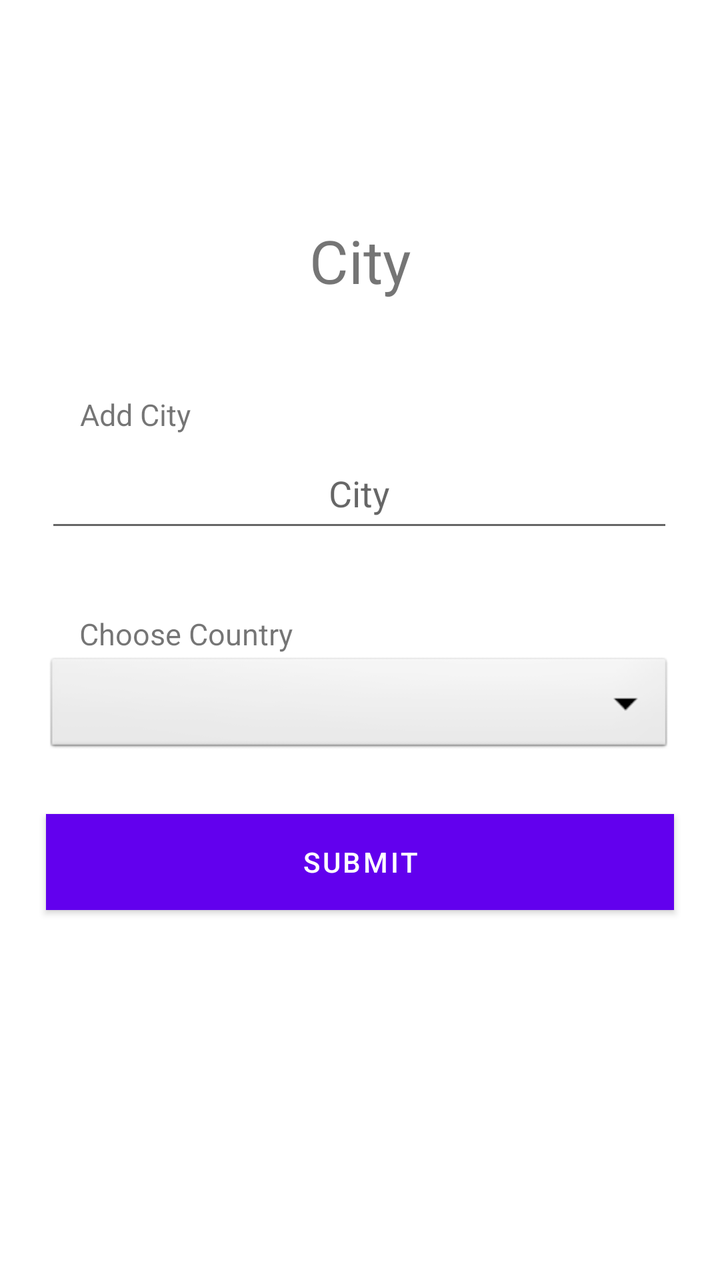
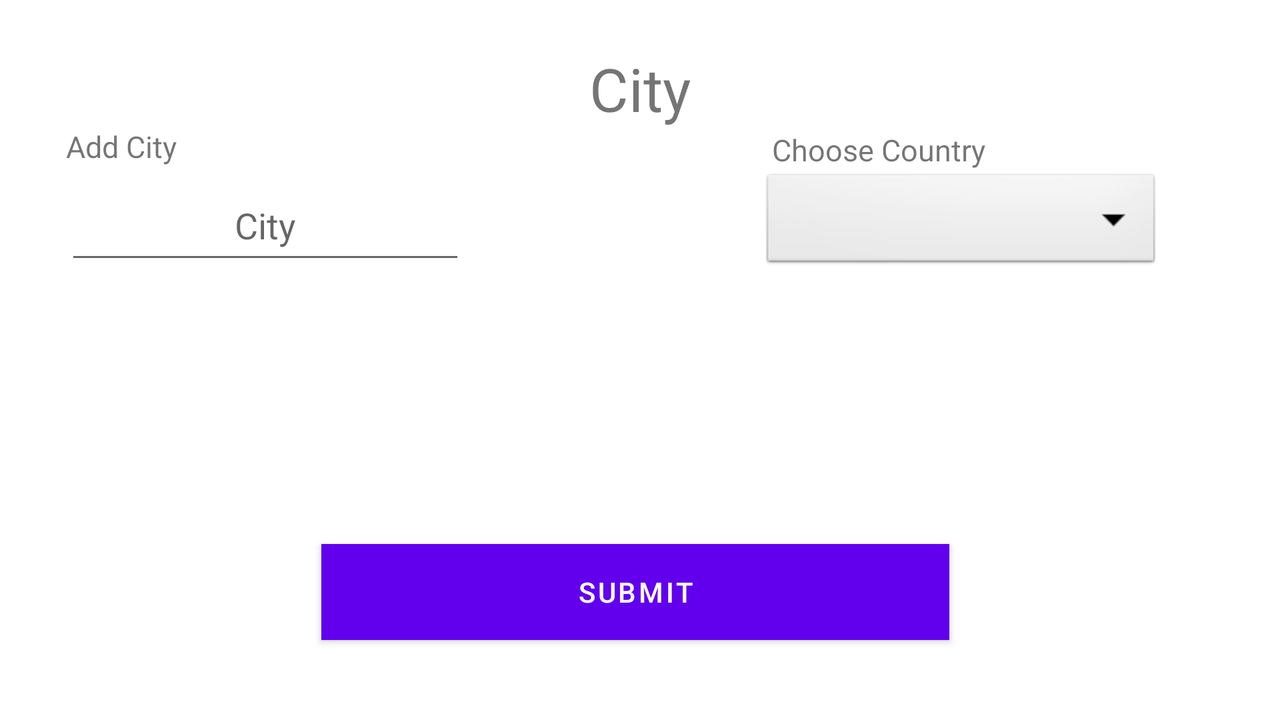

An Android layout and its configuration variant, each rendered on a device that would load it. The default file and the variant file are quoted in full after the pictures.
<!-- AndroidManifest.xml: application theme Theme.Travelody -->
<!-- res/layout/fragment_city_add.xml -->
<?xml version="1.0" encoding="utf-8"?>
<androidx.constraintlayout.widget.ConstraintLayout xmlns:android="http://schemas.android.com/apk/res/android"
    xmlns:app="http://schemas.android.com/apk/res-auto"
    xmlns:tools="http://schemas.android.com/tools"
    android:layout_width="match_parent"
    android:layout_height="match_parent"
    tools:context=".Controller.CityAdd">


    <TextView
        android:id="@+id/trip"
        android:layout_width="293dp"
        android:layout_height="41dp"
        android:layout_marginStart="50dp"
        android:layout_marginTop="50dp"
        android:layout_marginEnd="50dp"
        android:text="City"
        android:textAlignment="center"
        android:textSize="30dp"
        app:layout_constraintBottom_toBottomOf="parent"
        app:layout_constraintEnd_toEndOf="parent"
        app:layout_constraintStart_toStartOf="parent"
        app:layout_constraintTop_toTopOf="parent"
        app:layout_constraintVertical_bias="0.109" />

    <TextView
        android:id="@+id/textView5"
        android:layout_width="98dp"
        android:layout_height="22dp"
        android:text="Add City"
        android:textSize="15dp"
        app:layout_constraintBottom_toTopOf="@+id/editTextTextPersonName3"
        app:layout_constraintEnd_toEndOf="parent"
        app:layout_constraintHorizontal_bias="0.153"
        app:layout_constraintStart_toStartOf="parent"
        app:layout_constraintTop_toBottomOf="@+id/trip"
        app:layout_constraintVertical_bias="1.0" />

    <EditText
        android:id="@+id/editTextTextPersonName3"
        android:layout_width="314dp"
        android:layout_height="52dp"
        android:layout_marginTop="68dp"
        android:ems="10"
        android:inputType="textCapCharacters"
        android:hint="City"
        android:textAlignment="center"
        app:layout_constraintEnd_toEndOf="parent"
        app:layout_constraintHorizontal_bias="0.494"
        app:layout_constraintStart_toStartOf="parent"
        app:layout_constraintTop_toBottomOf="@+id/trip" />

    <Button
        android:id="@+id/button2"
        android:layout_width="314dp"
        android:layout_height="48dp"
        android:layout_marginTop="28dp"
        android:background="@color/brown"
        android:text="Submit"
        app:layout_constraintEnd_toEndOf="parent"
        app:layout_constraintStart_toStartOf="parent"
        app:layout_constraintTop_toBottomOf="@+id/spinner1"
        tools:ignore="TextContrastCheck" />

    <TextView
        android:id="@+id/textView"
        android:layout_width="wrap_content"
        android:layout_height="wrap_content"
        android:text="Choose Country"
        android:textSize="15dp"
        app:layout_constraintBottom_toTopOf="@+id/spinner1"
        app:layout_constraintEnd_toEndOf="parent"
        app:layout_constraintHorizontal_bias="0.157"
        app:layout_constraintStart_toStartOf="parent" />

    <Spinner
        android:id="@+id/spinner1"
        android:layout_width="314dp"
        android:layout_height="52dp"
        android:layout_marginTop="56dp"
        android:background="@android:drawable/btn_dropdown"
        android:spinnerMode="dropdown"
        app:layout_constraintEnd_toEndOf="parent"
        app:layout_constraintHorizontal_bias="0.494"
        app:layout_constraintStart_toStartOf="parent"
        app:layout_constraintTop_toBottomOf="@+id/editTextTextPersonName3"
        tools:ignore="SpeakableTextPresentCheck" />


</androidx.constraintlayout.widget.ConstraintLayout>
<!-- resources referenced by this layout -->
<resources>
  <color name="brown">#C6B497</color>
  <style name="Theme.Travelody" parent="Theme.MaterialComponents.DayNight.DarkActionBar">
          
          <item name="colorPrimary">@color/purple_500</item>
          <item name="colorPrimaryVariant">@color/purple_700</item>
          <item name="colorOnPrimary">@color/white</item>
          
          <item name="colorSecondary">@color/teal_200</item>
          <item name="colorSecondaryVariant">@color/teal_700</item>
          <item name="colorOnSecondary">@color/black</item>
          
          <item name="android:statusBarColor" tools:targetApi="l">?attr/colorPrimaryVariant</item>
          
      </style>
  <color name="purple_500">#FF6200EE</color>
  <color name="purple_700">#FF3700B3</color>
  <color name="white">#FFFFFFFF</color>
  <color name="teal_200">#FF03DAC5</color>
  <color name="teal_700">#FF018786</color>
  <color name="black">#FF000000</color>
</resources>
<!-- res/layout-land/fragment_city_add.xml (the repository's variant of the layout above) -->
<!-- drawn on the phone turned sideways -->
<?xml version="1.0" encoding="utf-8"?>
<androidx.constraintlayout.widget.ConstraintLayout xmlns:android="http://schemas.android.com/apk/res/android"
    xmlns:app="http://schemas.android.com/apk/res-auto"
    xmlns:tools="http://schemas.android.com/tools"
    android:layout_width="match_parent"
    android:layout_height="match_parent"
    tools:context=".Controller.CityAdd">


    <TextView
        android:id="@+id/CityAddTitle"
        android:layout_width="293dp"
        android:layout_height="41dp"
        android:layout_marginStart="50dp"
        android:layout_marginTop="24dp"
        android:layout_marginEnd="50dp"
        android:text="City"
        android:textAlignment="center"
        android:textSize="30dp"
        app:layout_constraintEnd_toEndOf="parent"
        app:layout_constraintStart_toStartOf="parent"
        app:layout_constraintTop_toTopOf="parent" />

    <TextView
        android:id="@+id/CountryAddText"
        android:layout_width="98dp"
        android:layout_height="22dp"
        android:text="Add City"
        android:textSize="15dp"
        app:layout_constraintBottom_toTopOf="@+id/CityAddEditText"
        app:layout_constraintEnd_toEndOf="parent"
        app:layout_constraintHorizontal_bias="0.061"
        app:layout_constraintStart_toStartOf="parent"
        app:layout_constraintTop_toBottomOf="@+id/CityAddTitle"
        app:layout_constraintVertical_bias="1.0" />

    <EditText
        android:id="@+id/CityAddEditText"
        android:layout_width="200dp"
        android:layout_height="52dp"
        android:layout_marginTop="20dp"
        android:ems="10"
        android:hint="City"
        android:inputType="textCapCharacters"
        android:textAlignment="center"
        app:layout_constraintEnd_toEndOf="parent"
        app:layout_constraintHorizontal_bias="0.074"
        app:layout_constraintStart_toStartOf="parent"
        app:layout_constraintTop_toBottomOf="@+id/CityAddTitle" />

    <Button
        android:id="@+id/CityAddSubmit"
        android:layout_width="314dp"
        android:layout_height="48dp"
        android:layout_marginBottom="40dp"
        android:background="@color/brown"
        android:text="Submit"
        app:layout_constraintBottom_toBottomOf="parent"
        app:layout_constraintEnd_toEndOf="parent"
        app:layout_constraintHorizontal_bias="0.493"
        app:layout_constraintStart_toStartOf="parent"
        tools:ignore="TextContrastCheck" />

    <TextView
        android:id="@+id/CityAddChooseCountryText"
        android:layout_width="wrap_content"
        android:layout_height="wrap_content"
        android:text="Choose Country"
        android:textSize="15dp"
        app:layout_constraintBottom_toTopOf="@+id/CityAddChooseCountry"
        app:layout_constraintEnd_toEndOf="parent"
        app:layout_constraintHorizontal_bias="0.724"
        app:layout_constraintStart_toStartOf="parent" />

    <Spinner
        android:id="@+id/CityAddChooseCountry"
        android:layout_width="200dp"
        android:layout_height="52dp"
        android:layout_marginTop="20dp"
        android:background="@android:drawable/btn_dropdown"
        android:spinnerMode="dropdown"
        app:layout_constraintEnd_toEndOf="parent"
        app:layout_constraintHorizontal_bias="0.865"
        app:layout_constraintStart_toStartOf="parent"
        app:layout_constraintTop_toBottomOf="@+id/CityAddTitle"
        tools:ignore="SpeakableTextPresentCheck" />


</androidx.constraintlayout.widget.ConstraintLayout>
